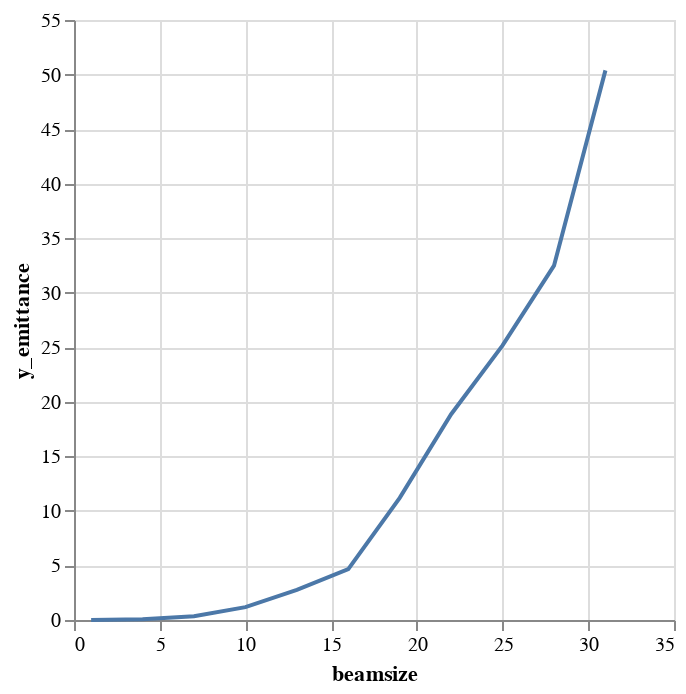

The cell this chart's notebook holds for it:
### Code cell
alt.Chart(emit_df).mark_line().encode(
    x='beamsize',
    y='y_emittance',
)

### Figure 1 — Vega-Lite specification as saved in the notebook (floating-point values rounded to 4 significant figures)
{"$schema": "https://vega.github.io/schema/vega-lite/v1.2.1.json", "data": {"values": [{"beamsize": 1, "losses": 0, "relbeta": 0.002309, "sourceID": 16777217, "sourceName": "bs_1", "x_emittance": 0.003563, "x_norm_emittance": 8.224e-06, "y_emittance": 0.001088, "y_norm_emittance": 2.511e-06}, {"beamsize": 4, "losses": 0, "relbeta": 0.002309, "sourceID": 16777218, "sourceName": "bs_4", "x_emittance": 0.1572, "x_norm_emittance": 0.000363, "y_emittance": 0.0708, "y_norm_emittance": 0.0001634}, {"beamsize": 7, "losses": 0, "relbeta": 0.002309, "sourceID": 16777219, "sourceName": "bs_7", "x_emittance": 0.8897, "x_norm_emittance": 0.002054, "y_emittance": 0.34, "y_norm_emittance": 0.0007848}, {"beamsize": 10, "losses": 0, "relbeta": 0.002309, "sourceID": 16777220, "sourceName": "bs_10", "x_emittance": 2.654, "x_norm_emittance": 0.006127, "y_emittance": 1.179, "y_norm_emittance": 0.002722}, {"beamsize": 13, "losses": 1, "relbeta": 0.002309, "sourceID": 16777221, "sourceName": "bs_13", "x_emittance": 7.353, "x_norm_emittance": 0.01698, "y_emittance": 2.771, "y_norm_emittance": 0.006397}, {"beamsize": 16, "losses": 13, "relbeta": 0.002309, "sourceID": 16777222, "sourceName": "bs_16", "x_emittance": 11.68, "x_norm_emittance": 0.02696, "y_emittance": 4.671, "y_norm_emittance": 0.01078}, {"beamsize": 19, "losses": 32, "relbeta": 0.002309, "sourceID": 16777223, "sourceName": "bs_19", "x_emittance": 21.7, "x_norm_emittance": 0.0501, "y_emittance": 11.19, "y_norm_emittance": 0.02584}, {"beamsize": 22, "losses": 54, "relbeta": 0.002309, "sourceID": 16777224, "sourceName": "bs_22", "x_emittance": 27.21, "x_norm_emittance": 0.06282, "y_emittance": 18.86, "y_norm_emittance": 0.04355}, {"beamsize": 25, "losses": 105, "relbeta": 0.002309, "sourceID": 16777225, "sourceName": "bs_25", "x_emittance": 35.06, "x_norm_emittance": 0.08095, "y_emittance": 25.17, "y_norm_emittance": 0.05812}, {"beamsize": 28, "losses": 144, "relbeta": 0.002309, "sourceID": 16777226, "sourceName": "bs_28", "x_emittance": 40.85, "x_norm_emittance": 0.0943, "y_emittance": 32.48, "y_norm_emittance": 0.07498}, {"beamsize": 31, "losses": 183, "relbeta": 0.002309, "sourceID": 16777227, "sourceName": "bs_31", "x_emittance": 53.32, "x_norm_emittance": 0.1231, "y_emittance": 50.38, "y_norm_emittance": 0.1163}]}, "encoding": {"x": {"field": "beamsize", "type": "quantitative"}, "y": {"field": "y_emittance", "type": "quantitative"}}, "mark": "line"}
